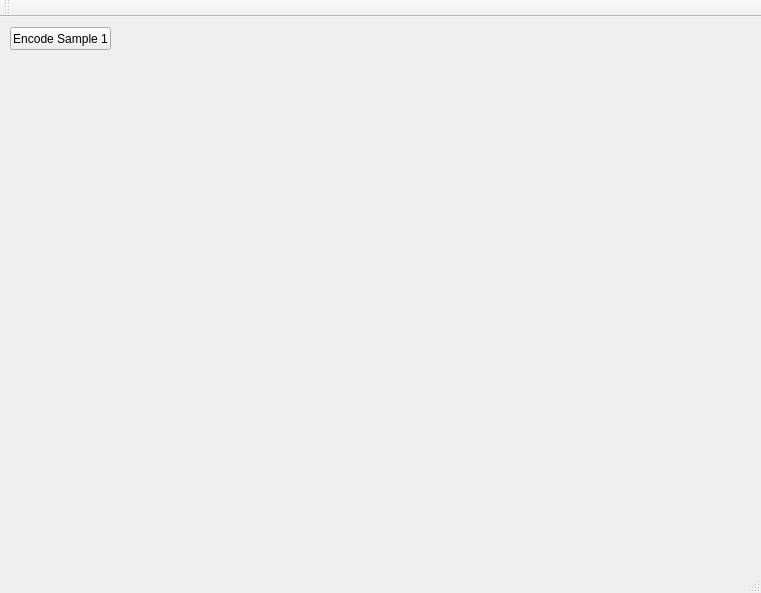
<?xml version="1.0" encoding="UTF-8"?>
<ui version="4.0">
 <class>MainWindow</class>
 <widget class="QMainWindow" name="MainWindow">
  <property name="geometry">
   <rect>
    <x>0</x>
    <y>0</y>
    <width>761</width>
    <height>593</height>
   </rect>
  </property>
  <property name="windowTitle">
   <string>MainWindow</string>
  </property>
  <widget class="QWidget" name="centralWidget">
   <widget class="QPushButton" name="encodeButton">
    <property name="geometry">
     <rect>
      <x>10</x>
      <y>10</y>
      <width>101</width>
      <height>23</height>
     </rect>
    </property>
    <property name="text">
     <string>Encode Sample 1</string>
    </property>
   </widget>
  </widget>
  <widget class="QMenuBar" name="menuBar">
   <property name="geometry">
    <rect>
     <x>0</x>
     <y>0</y>
     <width>761</width>
     <height>21</height>
    </rect>
   </property>
  </widget>
  <widget class="QToolBar" name="mainToolBar">
   <attribute name="toolBarArea">
    <enum>TopToolBarArea</enum>
   </attribute>
   <attribute name="toolBarBreak">
    <bool>false</bool>
   </attribute>
  </widget>
  <widget class="QStatusBar" name="statusBar"/>
 </widget>
 <layoutdefault spacing="6" margin="11"/>
 <resources/>
 <connections/>
</ui>
